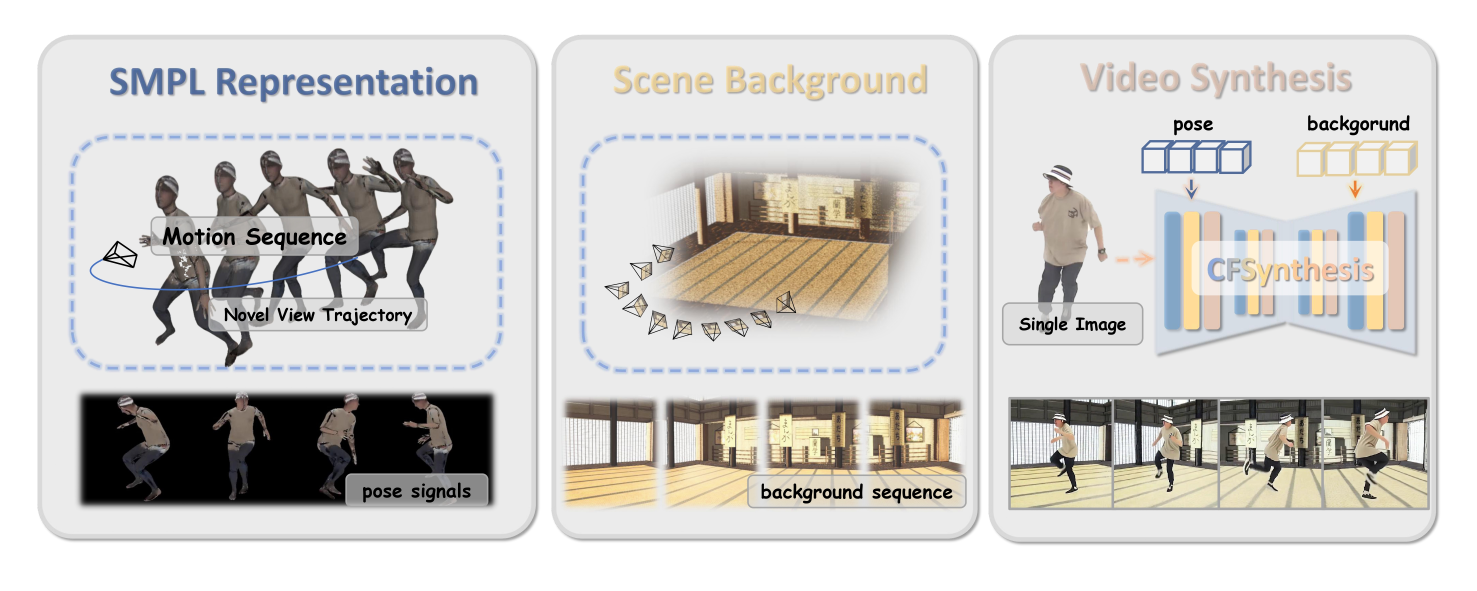
#> input picture assets/teaser.jpg, 5906 x 2363 px (shown at 1/4 size)
$ python padding.py --input_texture_path ../../assets/teaser.jpg --input_mask_path ../../assets/teaser.jpg --input_full_mask_path ../../assets/teaser.jpg --save_warp_image_path out.png
#> lines starting #> are read from the running program, lines starting #| are printed output that depends on the picture; after the words box and inside, x2 and y2 are one past the last pixel; in counts of white or black regions, pixels touching at a corner belong together
#> further down, img_c0 is the input picture: shape (2363, 5906, 3); mean B, G, R 204.3, 207.4, 209.3
#> in texture_padding, `img_m0[img_m0 != 0] = 255`:
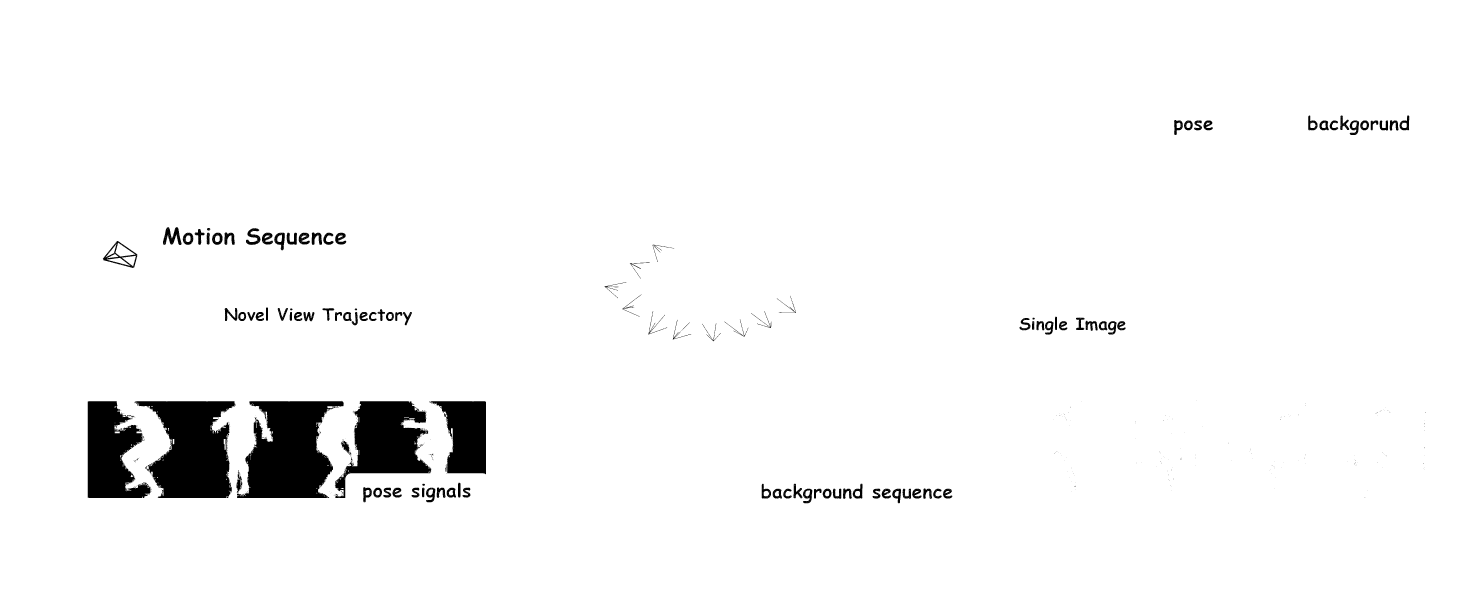
#> img_m0: shape (2363, 5906) (shown at 1/4 size); 96.5% white; 649 black regions (509 under 20 px), largest, box (x1, y1, x2, y2) and area: (948, 1605, 1375, 1992) 108642, (538, 1605, 940, 1992) 103883, (1340, 1605, 1725, 1992) 75456
import numpy as np
import cv2
import argparse
def diffuse_color_with_mask(img_m, img_c, num_iter=1, ksize=3):
    """
    cv.findContours: http://t.zoukankan.com/wojianxin-p-12602490.html
    """
#> called with num_iter = 2, ksize = 3
    img_m[img_m != 0] = 255

    hksize = ksize // 2
    k_range = range(-hksize, hksize + 1)

    #* expand
    img_m = cv2.copyMakeBorder(img_m, hksize, hksize, hksize, hksize, cv2.BORDER_CONSTANT, value=(0))
#> img_m: shape (2365, 5908); 96.4% white; 650 black regions (509 under 20 px), largest, box (x1, y1, x2, y2) and area: (949, 1606, 1376, 1993) 108642, (539, 1606, 941, 1993) 103883, (1341, 1606, 1726, 1993) 75456
    img_c = cv2.copyMakeBorder(img_c, hksize, hksize, hksize, hksize, cv2.BORDER_CONSTANT, value=(0, 0, 0))

    for _ in range(num_iter):
        uu, vv = np.where(img_m == 0)

        #* remove border
        m = True
        m &= (uu >= hksize)
        m &= (uu < img_m.shape[0] - hksize)
        m &= (vv >= hksize)
        m &= (vv < img_m.shape[1] - hksize)
        uu = uu[m]
        vv = vv[m]

        #* select silhouette. only 3x3 patch
        m = False
        for tu in [-1, 0, 1]:
            for tv in [-1, 0, 1]:
                m |= (img_m[uu + tu, vv + tv] == 255)

        uu = uu[m]
        vv = vv[m]
        img_m[uu, vv] = 127  #! set silhouette value

        #* calc weights: 0/1 | sum and mean
        c = 0
        w = 0
        for tu in k_range:
            for tv in k_range:
                tw = (img_m[uu + tu, vv + tv] == 255).astype(np.float32).reshape(-1, 1)
                tc = (img_c[uu + tu, vv + tv]).astype(np.float32)
                w += tw
                c += tw * tc
        img_c[uu, vv] = (c / w).astype(np.float32)
        img_m[img_m == 127] = 255  #!
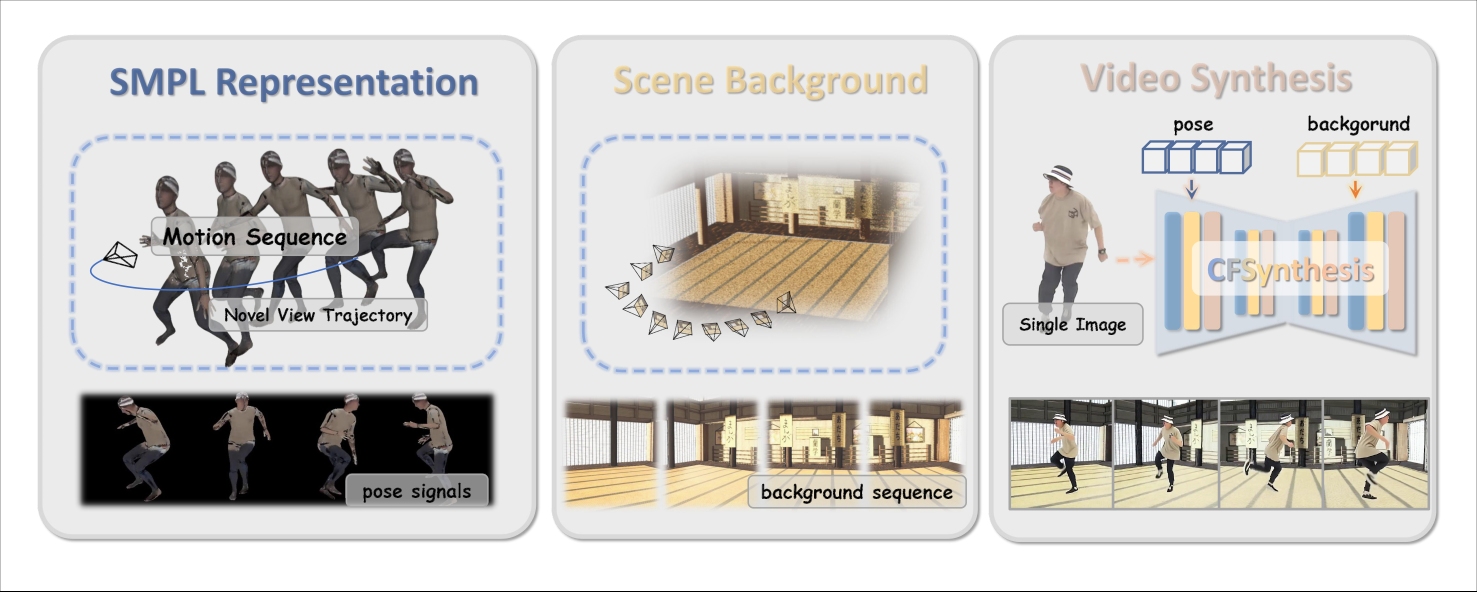
#> img_c: shape (2365, 5908, 3) (shown at 1/4 size); mean of channels 0, 1, 2 204.3, 207.3, 209.2; drawn as B, G, R
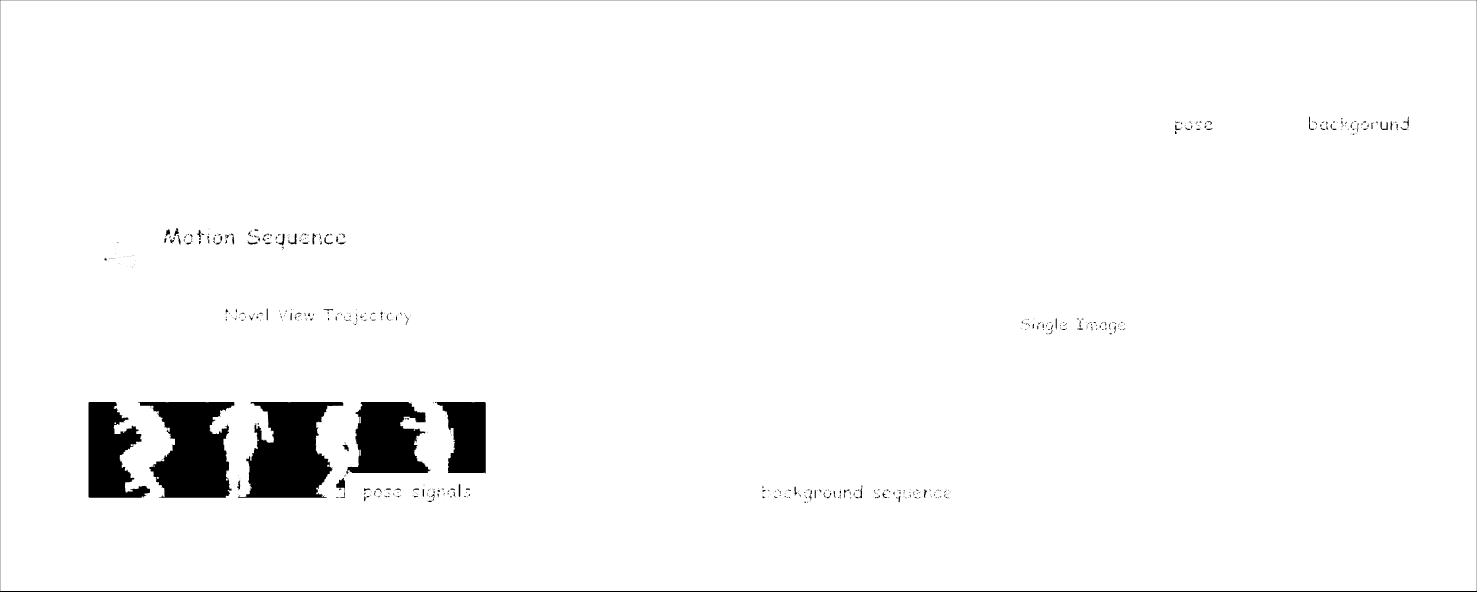
#> img_m: shape (2365, 5908) (shown at 1/4 size); 97.1% white; 603 black regions (362 under 20 px), largest, box (x1, y1, x2, y2) and area: (952, 1608, 1373, 1991) 101079, (552, 1608, 938, 1991) 96374, (1385, 1608, 1722, 1897) 67471

    img_m = img_m[hksize:-hksize, hksize:-hksize]
#> img_m: shape (2363, 5906); 97.2% white; 602 black regions (362 under 20 px), largest, box (x1, y1, x2, y2) and area: (951, 1607, 1372, 1990) 101079, (551, 1607, 937, 1990) 96374, (1384, 1607, 1721, 1896) 67471
    img_c = img_c[hksize:-hksize, hksize:-hksize].astype(np.uint8)
#> img_c: shape (2363, 5906, 3)

    return img_m, img_c


def texture_padding(img_c0, img_m0, fac=1.25):
    """
    * question: https://blender.stackexchange.com/a/265246/82691
        Here are some related keywords/links:
            [Texture Padding](https://www.youtube.com/watch?v=MVsIIkJNkjM&ab_channel=malcolm341),
            `Solidify` in [Free Plug-ins](http://www.flamingpear.com/free-trials.html)
            and [Seam Fixing](https://www.youtube.com/watch?v=r9l8RfTvqyI&ab_channel=NamiNaeko);
            [TexTools](https://github.com/SavMartin/TexTools-Blender) for Blender.
    * reference:
        [inpainting for atlas/texture map](https://blender.stackexchange.com/questions/264966/inpainting-for-atlas-texture-map)
        [mipmap](https://substance3d.adobe.com/documentation/spdoc/padding-134643719.html)
        [distance transform](https://stackoverflow.com/questions/26421566/pixel-indexing-in-opencvs-distance-transform)
        [seamlessClone](https://learnopencv.com/seamless-cloning-using-opencv-python-cpp/)
        [torch-interpol](https://github.com/balbasty/torch-interpol/issues/1)
    """

    assert 1 < fac < 1.5

    if np.all(img_m0 > 0):
        return img_c0

    img_m0[img_m0 != 0] = 255

    img_m0, img_c0 = diffuse_color_with_mask(img_m0, img_c0, 2)  #* diffuse 2 pixels (2x2 downsampling)

    img_m1 = img_m0.copy()
    img_c1 = img_c0.copy()
    while np.any(img_m1 == 0):
        img_m1 = cv2.resize(img_m1, (int(img_m1.shape[0] / fac), int(img_m1.shape[1] / fac)), interpolation=cv2.INTER_LINEAR)
        img_c1 = cv2.resize(img_c1, (int(img_c1.shape[0] / fac), int(img_c1.shape[1] / fac)), interpolation=cv2.INTER_LINEAR)
        img_m1[img_m1 != 255] = 0
        img_c1[img_m1 == 0] = 0
        img_m1, img_c1 = diffuse_color_with_mask(img_m1, img_c1, 2)

        img_m2 = img_m1.copy()
        img_c2 = img_c1.copy()
        while img_m2.shape[0] != img_m0.shape[0]:
            if (img_m0.shape[0] < img_m2.shape[0] * fac < img_m0.shape[0] * fac):
                img_shape = (img_m0.shape[0], img_m0.shape[1])
            else:
                img_shape = (int(img_m2.shape[0] * fac), int(img_m2.shape[1] * fac))
            img_m2 = cv2.resize(img_m2, img_shape, interpolation=cv2.INTER_LINEAR)
            img_c2 = cv2.resize(img_c2, img_shape, interpolation=cv2.INTER_LINEAR)

            img_m2[img_m2 != 255] = 0
            img_c2[img_m2 == 0] = 0

        nnz = np.nonzero(~img_m0 & img_m2)
        img_c0[nnz] = img_c2[nnz]
        img_m0 = img_m2
#> this loop made 1 pass
#> hksize in diffuse_color_with_mask on pass 1: 1
#> pass 1, in texture_padding, `img_c1 = cv2.resize(img_c1, (int(img_c1.shape[0] / fac), int(img_c1.sh..`:
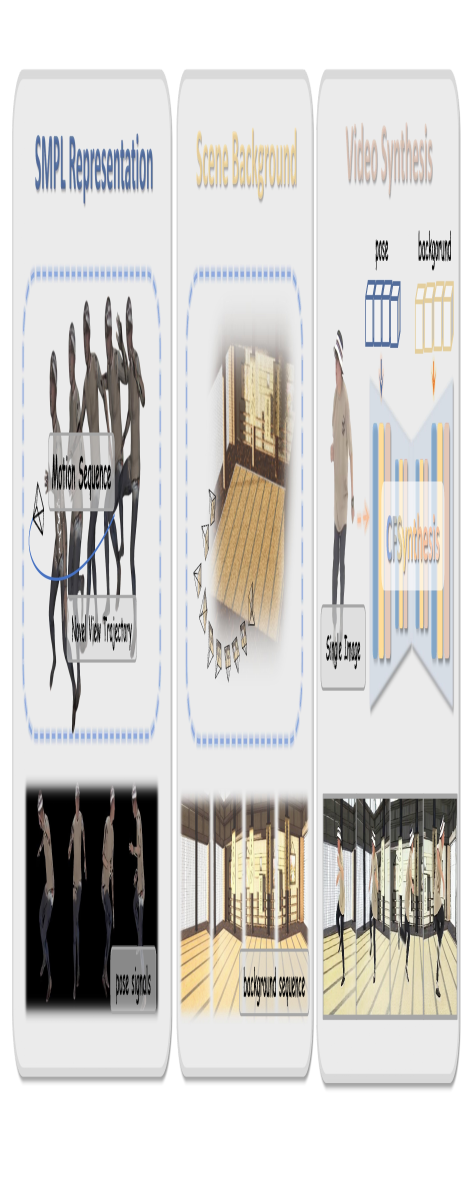
#> img_c1: shape (4724, 1890, 3) (shown at 1/4 size); mean of channels 0, 1, 2 204.5, 207.5, 209.4; drawn as B, G, R
#> pass 1, in diffuse_color_with_mask (call 2), `img_m = cv2.copyMakeBorder(img_m, hksize, hksize, hksize, hksize, cv2...`:
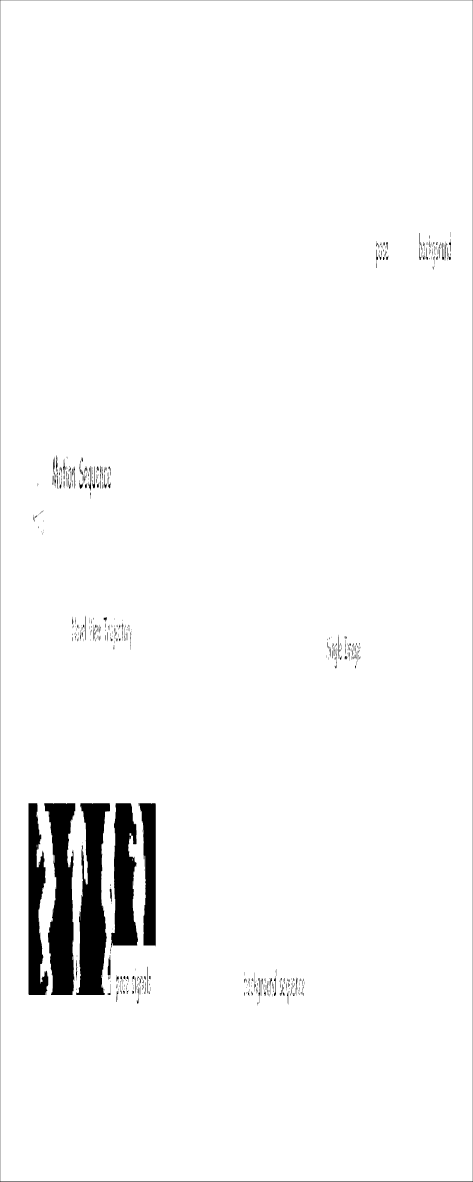
#> img_m: shape (4726, 1892) (shown at 1/4 size); 97% white; 490 black regions (236 under 20 px), largest, box (x1, y1, x2, y2) and area: (305, 3213, 440, 3980) 65567, (177, 3213, 301, 3980) 62382, (444, 3213, 552, 3792) 43801
#> after the loop:
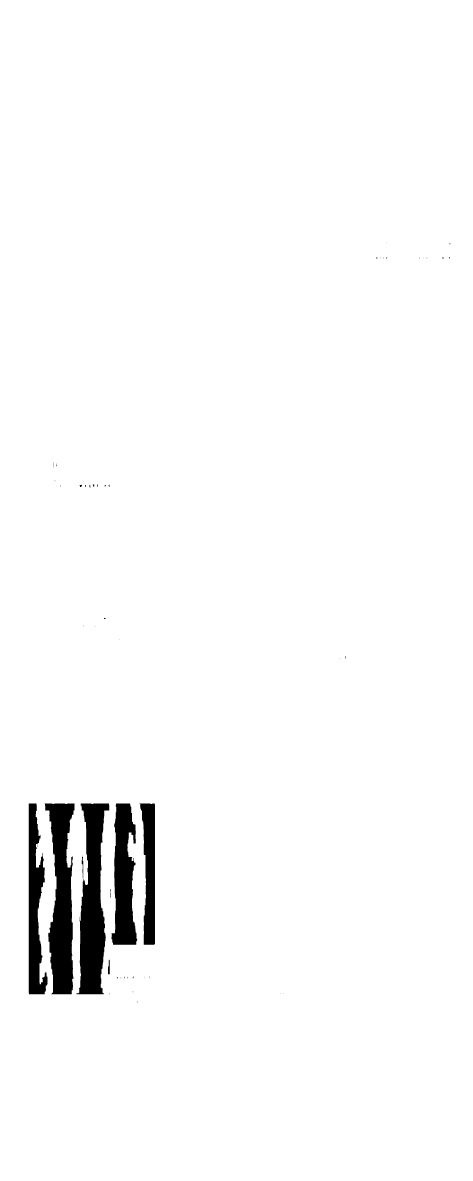
#> img_m1: shape (4724, 1890) (shown at 1/4 size); 97.6% white; 50 black regions (32 under 20 px), largest, box (x1, y1, x2, y2) and area: (306, 3214, 437, 3977) 60351, (178, 3214, 298, 3977) 57791, (446, 3214, 549, 3779) 40248

    return img_c0

if __name__ == "__main__":
    parser = argparse.ArgumentParser()
    parser.add_argument("--input_texture_path", type=str, required=True)
    parser.add_argument("--input_mask_path", type=str, required=True)
    parser.add_argument("--input_full_mask_path", type=str, required=True)
    parser.add_argument("--save_warp_image_path", type=str, required=True)
    args = parser.parse_args()

    img_m0 = cv2.imread(args.input_texture_path, cv2.IMREAD_GRAYSCALE)
    img_c0 = cv2.imread(args.input_mask_path)
#> (the run stopped early here; a loop or call above may not have finished)
